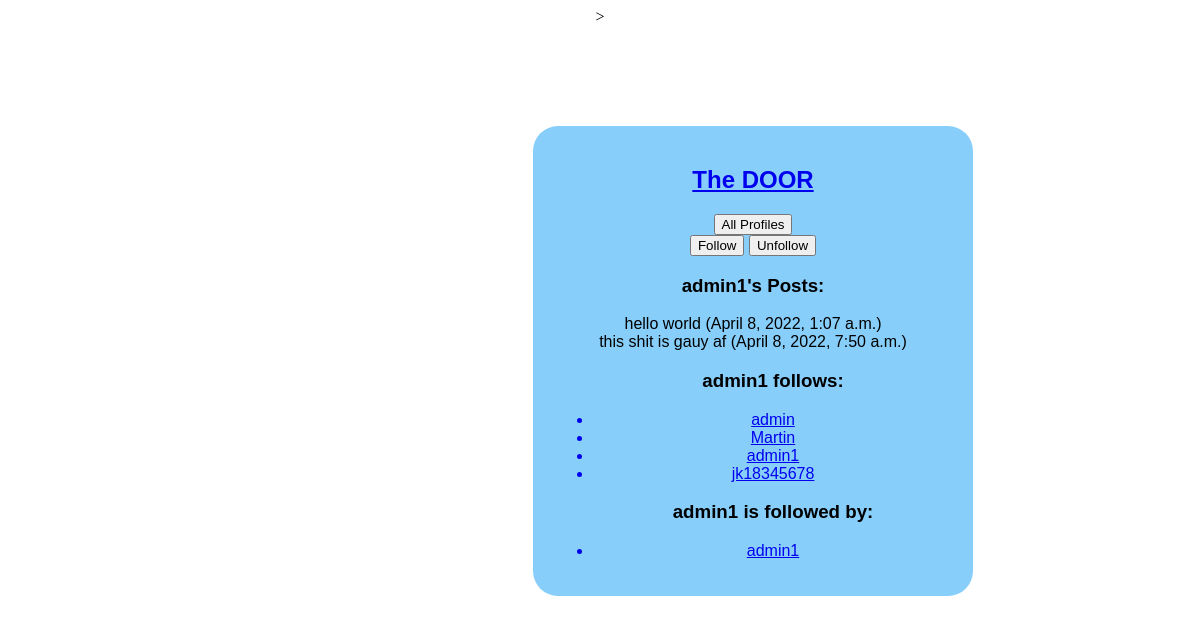
Page /profile/5 (signed in) on the earlier database version.
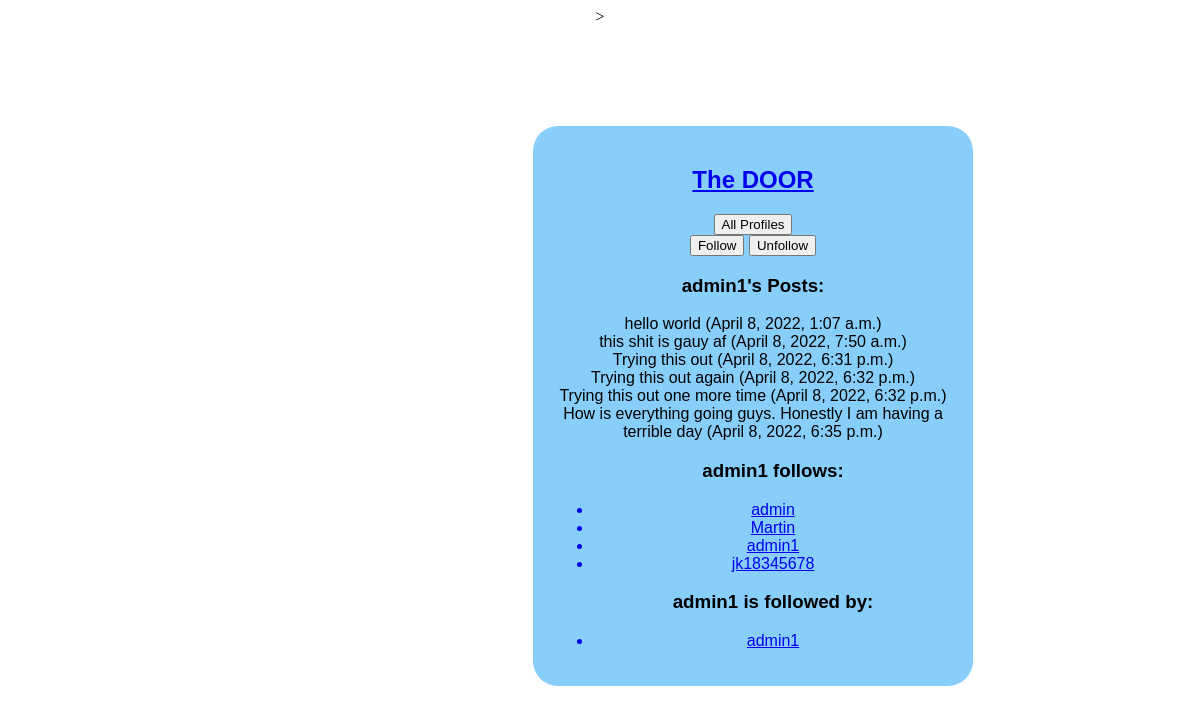
Same page on the later database version.
### TheDoor/models.py (models this page shows, shortened)
class UserPost(models.Model):
    user = models.ForeignKey(
        User, related_name="posts", on_delete=models.DO_NOTHING
    )
    body = models.CharField(max_length=140)
    created_at = models.DateTimeField(auto_now_add=True)

class Profile(models.Model):
    user = models.OneToOneField(User, on_delete=models.CASCADE)
    friends = models.ManyToManyField(
        'self',
        related_name = 'followed_by',
        symmetrical=False,
        blank=True
    )
    def __str__(self) -> str:
        return self.user.username

### TheDoor/views.py (the view, shortened to what this page needs)
# urls.py: path("profile/<int:pk>", profile, name="profile"),
def profile(request, pk):
    profile = Profile.objects.get(pk=pk)
    if not hasattr(request.user, "profile"):
        missing_profile = Profile(user=request.user)
        missing_profile.save()
    return render(request, "TheDoor/profile.html", {"profile": profile})

### TheDoor/templates/TheDoor/profile.html (shortened to what this page needs)
{% extends 'base.html' %}
{% block content%}
<div class="block">
    <a href="{% url 'The Door:profile_list' %}">
        <button>
            All Profiles
        </button>
    </a>
</div>
<form method="post">
    <div class="buttons has-addons">
    {% if profile in user.profile.friends.all %}
        <button class="button is-success is-static">Follow</button>
        <button class="button is-danger" name="follow" value="unfollow">Unfollow</button>
    {% else %}
        <button class="button is-success" name="follow" value="follow">Follow</button>
        <button class="button is-danger is-static">Unfollow</button>
    {% endif %}
    </div>
</form>
<h3>{{profile.user.username}}'s Posts:</h3>
<div class="content">
    {% for tweet in profile.user.posts.all %}
    <div class="box">
        {{ tweet.body }}
        <span class="is-small has-text-grey-light">
            ({{ tweet.created_at }})
        </span>
    </div>
    {% endfor %}
</div>
<ul>
    <h3> {{profile.user.username}} follows:</h3>
    {% for friend in profile.friends.all %}
        <a href="{% url 'The Door:profile' friend.id %}">
            <li>{{ friend }}</li>
        </a>
    {% endfor %}
</ul>
<ul>
    <h3>{{profile.user.username}} is followed by: </h3>
    {% for friend in profile.followed_by.all %}
        <a href="{% url 'The Door:profile' friend.id %}">
            <li>{{ friend }}</li>
        </a>
    {% endfor %}
</ul>
{% endblock content %}

Differences in the rows shown:
added UserPost: body "Trying this out", created_at "April 8, 2022, 6:31 p.m."
added UserPost: body "Trying this out again", created_at "April 8, 2022, 6:32 p.m."
added UserPost: body "Trying this out one more time", created_at "April 8, 2022, 6:32 p.m."
added UserPost: body "How is everything going guys. Honestly I am having a terrible day", created_at "April 8, 2022, 6:35 p.m."
